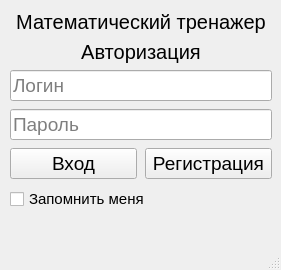
<?xml version="1.0" encoding="UTF-8"?>
<ui version="4.0">
 <class>AuthorizationWindow</class>
 <widget class="QMainWindow" name="AuthorizationWindow">
  <property name="geometry">
   <rect>
    <x>0</x>
    <y>0</y>
    <width>281</width>
    <height>270</height>
   </rect>
  </property>
  <property name="windowTitle">
   <string>Математический тренажер</string>
  </property>
  <widget class="QWidget" name="centralwidget">
   <property name="font">
    <font>
     <pointsize>21</pointsize>
    </font>
   </property>
   <widget class="QWidget" name="verticalLayoutWidget_3">
    <property name="geometry">
     <rect>
      <x>10</x>
      <y>10</y>
      <width>262</width>
      <height>238</height>
     </rect>
    </property>
    <layout class="QVBoxLayout" name="verticalLayout_4">
     <item>
      <layout class="QVBoxLayout" name="verticalLayout_2">
       <item>
        <widget class="QLabel" name="header_1">
         <property name="font">
          <font>
           <pointsize>15</pointsize>
          </font>
         </property>
         <property name="text">
          <string>Математический тренажер</string>
         </property>
         <property name="alignment">
          <set>Qt::AlignCenter</set>
         </property>
        </widget>
       </item>
       <item>
        <widget class="QLabel" name="header_2">
         <property name="font">
          <font>
           <pointsize>15</pointsize>
          </font>
         </property>
         <property name="text">
          <string>Авторизация</string>
         </property>
         <property name="alignment">
          <set>Qt::AlignCenter</set>
         </property>
        </widget>
       </item>
       <item>
        <layout class="QVBoxLayout" name="verticalLayout">
         <property name="spacing">
          <number>8</number>
         </property>
         <property name="sizeConstraint">
          <enum>QLayout::SetFixedSize</enum>
         </property>
         <item>
          <widget class="QLineEdit" name="login_input">
           <property name="sizePolicy">
            <sizepolicy hsizetype="Minimum" vsizetype="Minimum">
             <horstretch>0</horstretch>
             <verstretch>0</verstretch>
            </sizepolicy>
           </property>
           <property name="font">
            <font>
             <pointsize>14</pointsize>
            </font>
           </property>
           <property name="echoMode">
            <enum>QLineEdit::Normal</enum>
           </property>
           <property name="placeholderText">
            <string>Логин</string>
           </property>
           <property name="clearButtonEnabled">
            <bool>false</bool>
           </property>
          </widget>
         </item>
         <item>
          <widget class="QLineEdit" name="password_input">
           <property name="sizePolicy">
            <sizepolicy hsizetype="Minimum" vsizetype="Minimum">
             <horstretch>0</horstretch>
             <verstretch>0</verstretch>
            </sizepolicy>
           </property>
           <property name="font">
            <font>
             <pointsize>14</pointsize>
            </font>
           </property>
           <property name="echoMode">
            <enum>QLineEdit::Password</enum>
           </property>
           <property name="placeholderText">
            <string>Пароль</string>
           </property>
          </widget>
         </item>
         <item>
          <layout class="QHBoxLayout" name="horizontalLayout">
           <item>
            <widget class="QPushButton" name="login_button">
             <property name="sizePolicy">
              <sizepolicy hsizetype="Minimum" vsizetype="Minimum">
               <horstretch>0</horstretch>
               <verstretch>0</verstretch>
              </sizepolicy>
             </property>
             <property name="font">
              <font>
               <pointsize>14</pointsize>
              </font>
             </property>
             <property name="text">
              <string>Вход</string>
             </property>
            </widget>
           </item>
           <item>
            <widget class="QPushButton" name="registration_button">
             <property name="sizePolicy">
              <sizepolicy hsizetype="Minimum" vsizetype="Minimum">
               <horstretch>0</horstretch>
               <verstretch>0</verstretch>
              </sizepolicy>
             </property>
             <property name="font">
              <font>
               <pointsize>14</pointsize>
               <stylestrategy>PreferAntialias</stylestrategy>
              </font>
             </property>
             <property name="text">
              <string>Регистрация</string>
             </property>
            </widget>
           </item>
          </layout>
         </item>
         <item>
          <widget class="QCheckBox" name="remember_box">
           <property name="sizePolicy">
            <sizepolicy hsizetype="Fixed" vsizetype="Fixed">
             <horstretch>0</horstretch>
             <verstretch>0</verstretch>
            </sizepolicy>
           </property>
           <property name="font">
            <font>
             <pointsize>11</pointsize>
            </font>
           </property>
           <property name="layoutDirection">
            <enum>Qt::LeftToRight</enum>
           </property>
           <property name="text">
            <string>Запомнить меня</string>
           </property>
          </widget>
         </item>
        </layout>
       </item>
      </layout>
     </item>
     <item>
      <widget class="QLabel" name="error_line">
       <property name="font">
        <font>
         <pointsize>13</pointsize>
        </font>
       </property>
       <property name="text">
        <string/>
       </property>
       <property name="alignment">
        <set>Qt::AlignCenter</set>
       </property>
      </widget>
     </item>
    </layout>
   </widget>
  </widget>
  <widget class="QMenuBar" name="menubar">
   <property name="geometry">
    <rect>
     <x>0</x>
     <y>0</y>
     <width>281</width>
     <height>21</height>
    </rect>
   </property>
  </widget>
  <widget class="QStatusBar" name="statusbar"/>
 </widget>
 <resources/>
 <connections/>
</ui>
